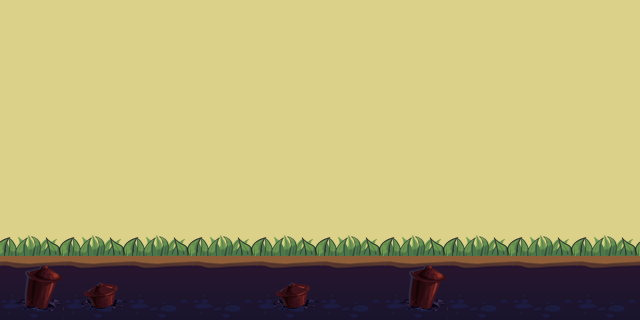

A 2D game scene composited from a Tiled map and its tileset images. What follows is a short description and the map's XML, with each tile layer's data collapsed to a summary:
An orthogonal 20x10 tile map with 32x32 px tiles, 2 tile layers (background, grass) and 8 objects.

<map version="1.0" orientation="orthogonal" renderorder="right-down" width="20" height="10" tilewidth="32" tileheight="32" nextobjectid="17">
 <tileset firstgid="1" name="map" tilewidth="32" tileheight="32">
  <image source="map.png" width="128" height="128" />
 </tileset>
 <layer name="background" width="20" height="10">
  <data>[200 cells, 200 non-empty, 13 distinct tile ids]</data>
 </layer>
 <layer name="grass" width="20" height="10">
  <data>[200 cells, 20 non-empty, 2 distinct tile ids]</data>
 </layer>
 <objectgroup name="coin">
  <object id="1" x="300" y="110" />
  <object id="2" x="350" y="110" />
  <object id="3" x="350" y="150" />
  <object id="5" x="350" y="190" />
  <object id="6" x="300" y="230" />
  <object id="7" x="350" y="230" />
  <object id="8" x="400" y="230" />
 </objectgroup>
 <objectgroup name="rock">
  <object id="14" x="520" y="230" />
 </objectgroup>
</map>
